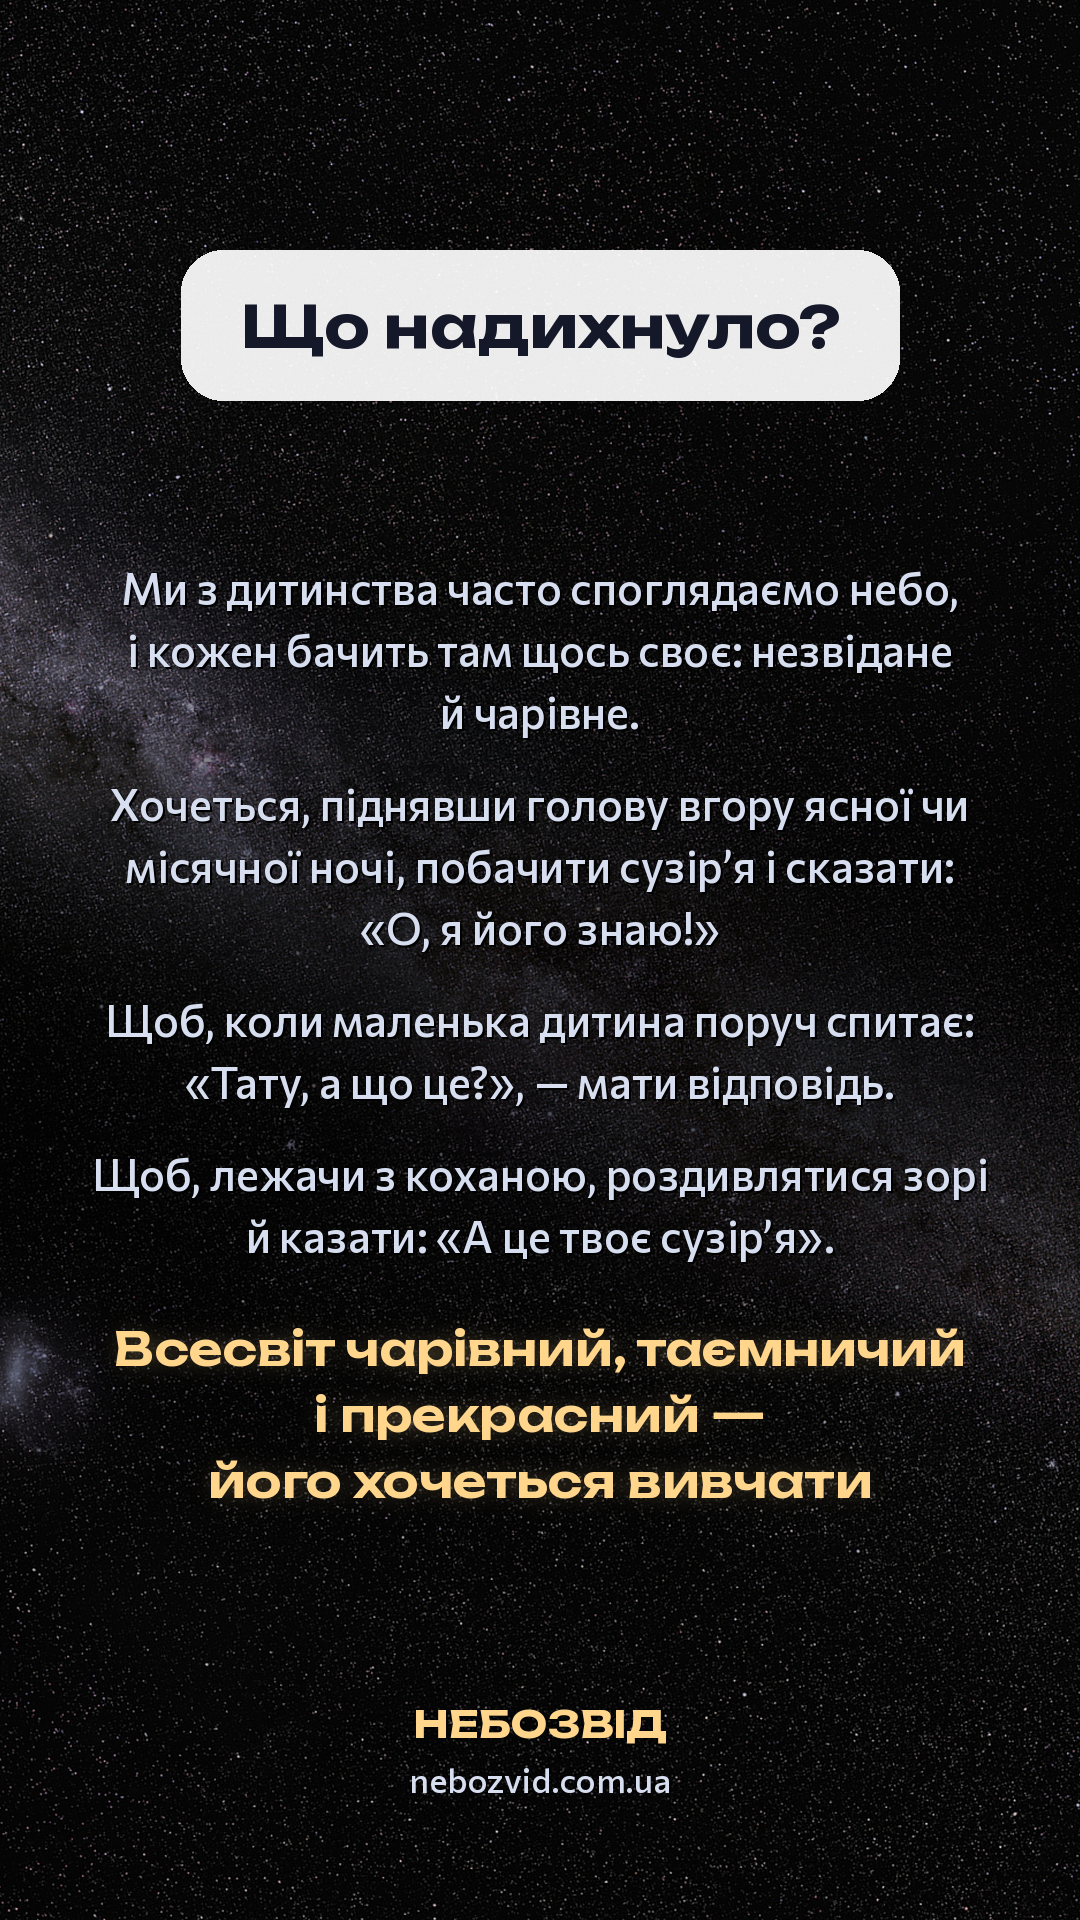

Write Python code to recreate this figure.
# Сторіз «Що надихнуло?» — відповідь автора на запитання (14.11.2026). Запуск з videos/tools: python3 ../stories/inspired.py
# Тло — справжнє небо (ESO/S. Brunier, CC BY 4.0). Текст вичитано (див. чат 14.11).
from PIL import Image, ImageDraw, ImageFont, ImageFilter, ImageEnhance
import numpy as np, os
W, H = 1080, 1920
OUT = os.path.join(os.path.dirname(os.path.abspath(__file__)), 'inspired.png')
Image.MAX_IMAGE_PIXELS = None
sky = Image.open('data/sky/eso0932a.jpg').convert('RGB')
c = sky.crop((3300, 0, 5900, 3000)).rotate(-28, resample=Image.BICUBIC)
s = max(W / c.width, H / c.height) * 1.8
c = c.resize((int(c.width * s), int(c.height * s)), Image.LANCZOS)
x0, y0 = (c.width - W) // 2, (c.height - H) // 2
bg = ImageEnhance.Brightness(c.crop((x0, y0, x0 + W, y0 + H))).enhance(0.85)
a = np.asarray(bg).astype(np.float32) / 255
yy = np.linspace(0, 1, H)[:, None, None]
a *= 1 - 0.62 * np.exp(-((yy - 0.55) / 0.22) ** 2)          # darker behind the text
img = Image.fromarray((np.clip(a, 0, 1) * 255).astype(np.uint8)).convert('RGBA')

def U(sz, w=700):
    f = ImageFont.truetype('fonts/Unbounded.ttf', sz)
    try: f.set_variation_by_axes([w])
    except Exception: pass
    return f
def C(sz, w=500):
    f = ImageFont.truetype('fonts/Commissioner.ttf', sz)
    try: f.set_variation_by_axes([w])
    except Exception: pass
    return f
gold, white, soft = (255, 214, 140), (255, 255, 255), (215, 222, 240)
d = ImageDraw.Draw(img)

# the question, as an Instagram question sticker
q = 'Що надихнуло?'; fq = U(58, 700)
qw = d.textlength(q, font=fq); bw, bh = qw + 120, 150; bx, by = (W - bw) / 2, 250
pan = Image.new('RGBA', (W, H), (0, 0, 0, 0)); pd = ImageDraw.Draw(pan)
pd.rounded_rectangle((bx, by, bx + bw, by + bh), 42, fill=(255, 255, 255, 235))
img.alpha_composite(pan)
d = ImageDraw.Draw(img)
d.text(((W - qw) / 2, by + (bh - 70) / 2), q, font=fq, fill=(20, 24, 40))

def wrap(text, font, maxw):
    out, line = [], ''
    import re
    text = re.sub(r'(?<=\s)([іійвузаоІЙВУЗАО]|«О,) ', lambda m: m.group(1) + '\u00a0', ' ' + text).strip()
    for w in text.split(' '):
        t = (line + ' ' + w).strip()
        if d.textlength(t, font=font) <= maxw: line = t
        else: out.append(line); line = w
    if line: out.append(line)
    return out

paras = ['Ми з дитинства часто споглядаємо небо, і кожен бачить там щось своє: незвідане й чарівне.',
         'Хочеться, піднявши голову вгору ясної чи місячної ночі, побачити сузір’я і сказати: «О, я його знаю!»',
         'Щоб, коли маленька дитина поруч спитає: «Тату, а що це?», — мати відповідь.',
         'Щоб, лежачи з коханою, роздивлятися зорі й казати: «А це твоє сузір’я».']
fb = C(44, 500); y = 560; lh = 62
for p in paras:
    for ln in wrap(p, fb, W - 150):
        x = (W - d.textlength(ln.replace('\u00a0', ' '), font=fb)) / 2
        d.text((x + 2, y + 2), ln.replace('\u00a0', ' '), font=fb, fill=(0, 0, 0, 180)); d.text((x, y), ln.replace('\u00a0', ' '), font=fb, fill=soft); y += lh
    y += 30
y += 20
fe = U(46, 600)
for ln in ['Всесвіт чарівний, таємничий', 'і прекрасний —', 'його хочеться вивчати']:
    x = (W - d.textlength(ln, font=fe)) / 2
    g = Image.new('RGBA', (W, H), (0, 0, 0, 0)); ImageDraw.Draw(g).text((x, y), ln, font=fe, fill=gold + (190,))
    img.alpha_composite(g.filter(ImageFilter.GaussianBlur(14))); d = ImageDraw.Draw(img)
    d.text((x, y), ln, font=fe, fill=gold); y += 66
assert y < 1650, y
for t, f, col, yy_ in (('НЕБОЗВІД', U(38), gold, 1700), ('nebozvid.com.ua', C(34), soft, 1758)):
    d.text(((W - d.textlength(t, font=f)) / 2, yy_), t, font=f, fill=col)
img.convert('RGB').save(OUT)
print(OUT, y)
